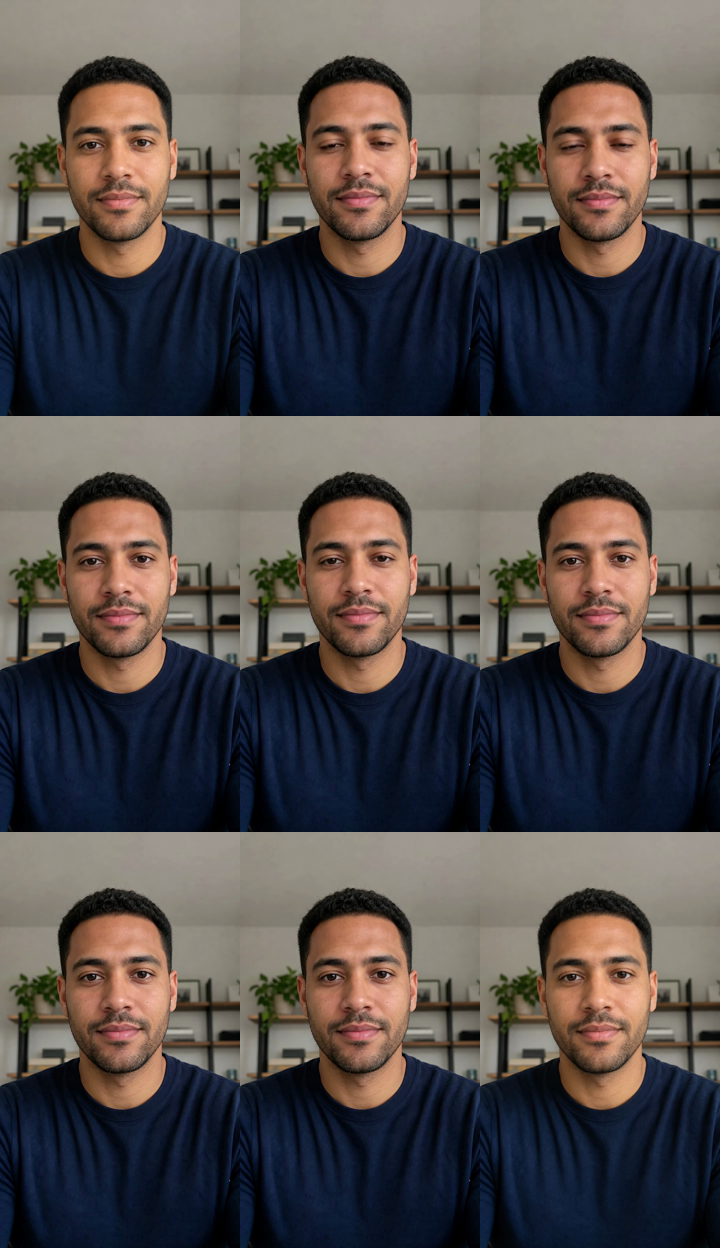
#> input picture assets/ltx23_pose_banks/sample_ai_human_facetime_v1/active_listening_contact_sheet.png, 720 x 1248 px
$ python -i video_qc.py   (imports and definitions only)
#> lines starting #> are read from the running program, lines starting #| are printed output that depends on the picture
#!/usr/bin/env python3
"""Technical and glitch QC for H3 pose clips and MuseTalk smoke renders.

Runs in any interpreter that has numpy and OpenCV (the MuseTalk server venv). If
`mediapipe` is importable (the `--with-chin-tools` venv), FaceMesh landmarks add
mouth-gap and eye checks; otherwise a Haar cascade supplies face boxes and a
mouth-region motion proxy stands in for the landmark checks, and the report says so.

Checks (see qc/profiles.json for thresholds, per pose):
  contract   geometry, fps, frame count, duration, full decode (ffmpeg -xerror)
  endpoints  first == last decoded RGB frame (the shared-anchor loop contract)
  frozen     runs of near-identical consecutive interior frames
  jump       single-frame content jumps far above the clip's own median motion
  luma_step  global brightness steps (flashes)
  blank      black / white / flat frames
  flicker    high-frequency alternation of global brightness
  face       a face in (almost) every frame, stable centre and size, no teleporting
  background a region outside the face that drifts away from frame 0 (scene morphing)
  anchor     SSIM of frame 0 against the conditioning anchor and SSIM of mid-clip frames
  mouth      closed for idle/smiling, moving for talking/smoke
  audio      present/absent as the pose requires; level and clipping when present

Exit codes: 0 pass, 2 hard failure, 1 tool error. Technical passes are not visual
approval; the report records values so thresholds can be tuned without code changes.
"""
from __future__ import annotations

import argparse
import hashlib
import json
import math
import subprocess
import sys
import time
from pathlib import Path

import numpy as np

try:
    import cv2
except ImportError as exc:  # pragma: no cover - the venv check in the installer guards this
    raise SystemExit(f'video_qc needs OpenCV (cv2): {exc}')

HERE = Path(__file__).resolve().parent
DEFAULT_PROFILES = HERE / 'profiles.json'
EXPECTED_FRAMES = {'idle': 240, 'talking': 240, 'smiling': 158, 'smoke': None}
OPEN_GAP_RATIO = 0.03          # lip gap / inter-ocular distance that counts as "open"
MOUTH_ROI = (0.22, 0.78, 0.58, 0.97)   # x0, x1, y0, y1 fractions of the face box
CONTACT_TILE_WIDTH = 192


# ----------------------------------------------------------------------------- helpers

# [20 lines left out: functions sha256_file, ffprobe, full_decode_ok, not called in this run]


def load_profiles(path: Path) -> dict:
    return json.loads(path.read_text())


# [25 lines left out: functions resolve_thresholds, ssim, not called in this run]


def small_gray(frame_rgb: np.ndarray, width: int = 256) -> np.ndarray:
    gray = cv2.cvtColor(frame_rgb, cv2.COLOR_RGB2GRAY)
    h, w = gray.shape
    scale = width / w
    return cv2.resize(gray, (width, max(1, int(round(h * scale)))), interpolation=cv2.INTER_AREA)


class FrameSource:
    """Stream rgb24 frames from ffmpeg so a 10 s 512x896 clip never sits whole in memory."""

    # [31 lines left out: functions __init__, close, __iter__, not called in this run]


# ----------------------------------------------------------------------------- face backends

HAAR_FILE = 'haarcascade_frontalface_default.xml'


def haar_cascade_path() -> str | None:
    """The frontal-face cascade: this OpenCV's own, else a sibling venv's copy.

    OpenCV 5 wheels (the chin-tools venv pins opencv-contrib-python 5.x for mediapipe)
    no longer ship cv2/data/*.xml, while the MuseTalk server venv's OpenCV 4.x does.
    CHARACTER_WORKER_HAAR_CASCADE overrides the search.
    """
    import glob
    import os
    candidates = [os.environ.get('CHARACTER_WORKER_HAAR_CASCADE', '')]
    data_dir = getattr(getattr(cv2, 'data', None), 'haarcascades', '')
    if data_dir:
        candidates.append(os.path.join(data_dir, HAAR_FILE))
    workspace = os.environ.get('WORKSPACE', '/workspace')
    candidates += sorted(glob.glob(os.path.join(workspace, '.venvs', '*', 'lib', 'python*', 'site-packages', 'cv2', 'data', HAAR_FILE)))
    for path in candidates:
        if path and os.path.isfile(path):
            return path
    return None


class HaarFaces:
    name = 'haar'

    def __init__(self):
        path = haar_cascade_path()
        self.cascade = cv2.CascadeClassifier(path) if path else None
        if self.cascade is None or self.cascade.empty():
            raise RuntimeError('Haar cascade not found in this OpenCV build or any workspace venv')
        self.cascade_path = path
        self.previous = None

    def detect(self, frame_rgb: np.ndarray):
        """Return (box, landmarks) with box = (x, y, w, h) in frame pixels, landmarks None."""
        h, w = frame_rgb.shape[:2]
        gray = small_gray(frame_rgb, 320)
        scale = w / gray.shape[1]
        faces = self.cascade.detectMultiScale(gray, scaleFactor=1.08, minNeighbors=4, minSize=(36, 36))
        if len(faces) == 0:
            return None, None
        boxes = [(int(x * scale), int(y * scale), int(fw * scale), int(fh * scale)) for x, y, fw, fh in faces]
        if self.previous is not None and len(boxes) > 1:
            px, py = self.previous[0] + self.previous[2] / 2, self.previous[1] + self.previous[3] / 2
            boxes.sort(key=lambda b: (b[0] + b[2] / 2 - px) ** 2 + (b[1] + b[3] / 2 - py) ** 2)
        else:
            boxes.sort(key=lambda b: -b[2] * b[3])
        self.previous = boxes[0]
        return boxes[0], None

    def close(self):
        pass


class MediaPipeFaces:
    name = 'mediapipe'

    # [22 lines left out: functions __init__, detect, not called in this run]

    def close(self):
        self.mesh.close()


# [468 lines left out: functions make_face_backend, analyze_video, finish, write_contact, endpoint_set, main, not called in this run]


# [2 lines not run here, left out]

>>> import cv2
>>> picture = cv2.cvtColor(cv2.imread('../../../assets/ltx23_pose_banks/sample_ai_human_facetime_v1/active_listening_contact_sheet.png'), cv2.COLOR_BGR2RGB)
>>> result = HaarFaces().detect(picture)
#> in small_gray, `gray = cv2.cvtColor(frame_rgb, cv2.COLOR_RGB2GRAY)`:
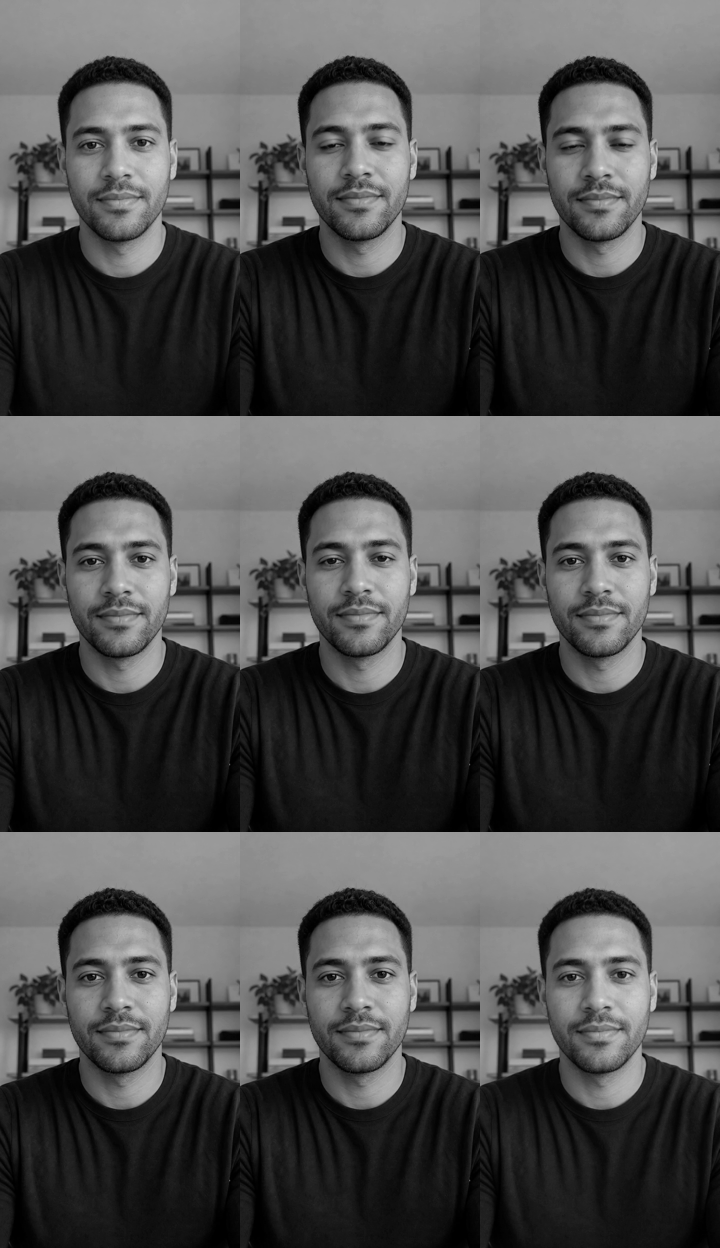
#> gray: shape (1248, 720); min 0, max 225, mean 79.6
#> in detect, `faces = self.cascade.detectMultiScale(gray, scaleFactor=1.08, minNeigh..`: faces = [[22, 225, 61, 61], [129, 39, 61, 61], [128, 224, 61, 61], [235, 224, 62, 62], [235, 409, 62, 62], [22, 39, 61, 61], [235, 39, 61, 61], [128, 409, 62, 62], [21, 409, 62, 62]]
#> in detect, `boxes = [(int(x * scale), int(y * scale), int(fw * scale), int(fh * sc..`: boxes = [(49, 506, 137, 137), (290, 87, 137, 137), (288, 504, 137, 137), (528, 504, 139, 139), (528, 920, 139, 139), (49, 87, 137, 137), (528, 87, 137, 137), (288, 920, 139, 139), (47, 920, 139, 139)]
#> in detect, `self.previous = boxes[0]`: self.previous = (528, 504, 139, 139)

$ run again, on assets/ltx23_pose_banks/sample_ai_human_facetime_v1/pose_bank_contact_sheet.png
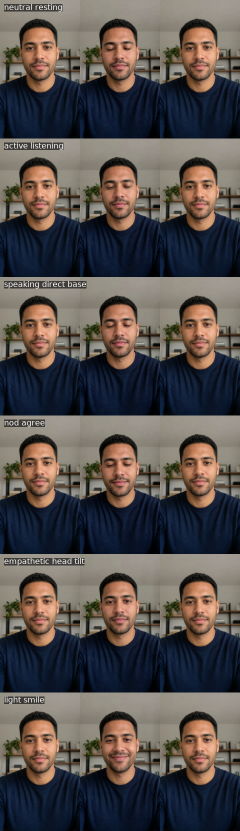
#> input picture assets/ltx23_pose_banks/sample_ai_human_facetime_v1/pose_bank_contact_sheet.png, 480 x 1662 px (shown at 1/2 size)
#> in small_gray, `gray = cv2.cvtColor(frame_rgb, cv2.COLOR_RGB2GRAY)`:
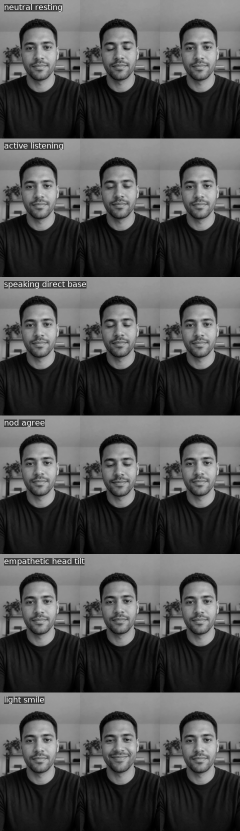
#> gray: shape (1662, 480) (shown at 1/2 size); min 0, max 255, mean 80.5
#> in small_gray, `return cv2.resize(gray, (width, max(1, int(round(h * scale)))), interp..`:
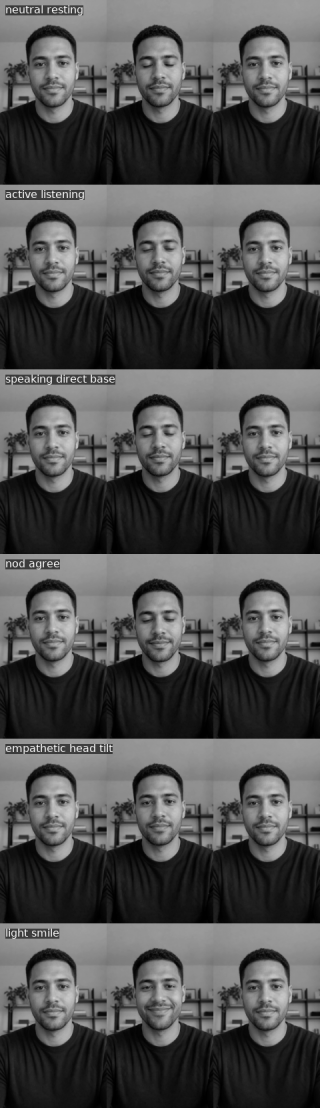
#> returned value: shape (1108, 320); min 0, max 244, mean 80.5
#> faces = 18 rows, first 6: [22, 409, 61, 61], [235, 39, 61, 61], [22, 224, 61, 61], [129, 224, 60, 60], [235, 224, 61, 61], [22, 593, 62, 62]
#> boxes = 18 items, first 6: (33, 613, 91, 91), (352, 58, 91, 91), (33, 336, 91, 91), (193, 336, 90, 90), (352, 336, 91, 91), (33, 889, 93, 93)
#> self.previous = (192, 889, 94, 94)
